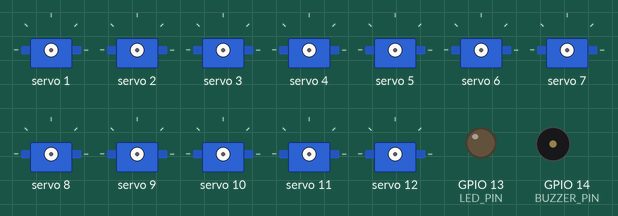
Recording of a sketch running on a simulated ESP32. Parts: 12 × servo, output pins drawn as LEDs (lit = HIGH), buzzer (waves = sounding, pin HIGH). Storage starts empty; what the sketch prints to the serial monitor is not drawn.

Above: at 0.0 s.
At 5.0 s:
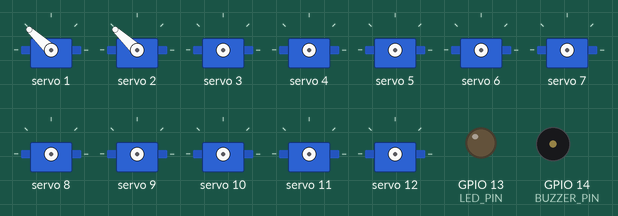
At 8.1 s:
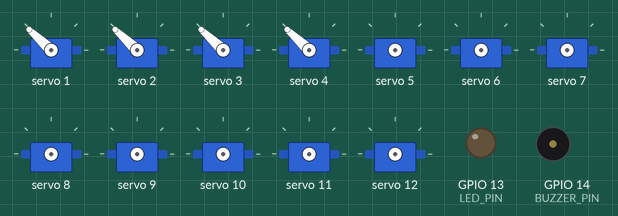
At 14.6 s:
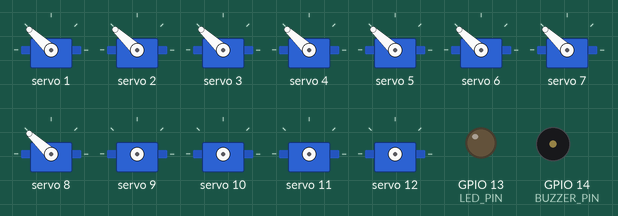
At 21.8 s:
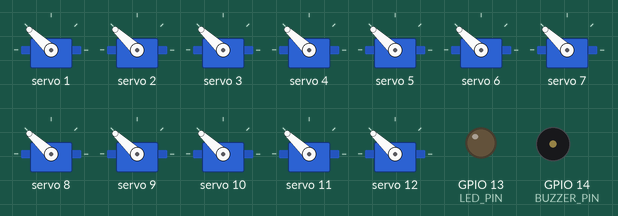
At 31.1 s:
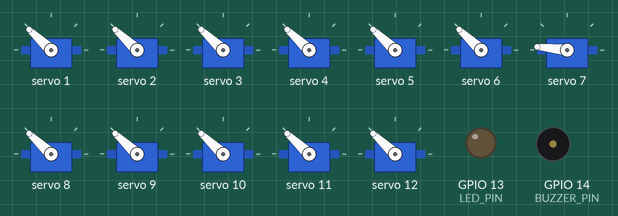
Timing chart, 0 to 32.6 s (numbered marks = the images above):
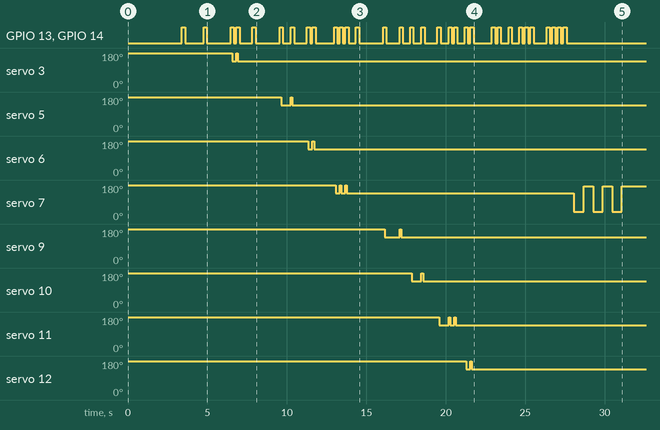

The sketch:

c_servos_tuner.ino
```cpp
/**********************************************************************
 * File       : c_servos_tuner.ino
 * Title      : Modular PCA9685 Servo Controller Shell (with MCP Logging)
 * Author     : Rudy Martin / Next Shift Consulting
 * Project    : Artemis DSAI 2025 Camp
 * Description: A reusable shell to test agent routines.
 *              Includes local SD + serial logging.
 *              Stub for WiFi NAS log included (commented).
 **********************************************************************/

#include <Wire.h>
#include <Adafruit_PWMServoDriver.h>
#include <SD.h>
#include <SPI.h>
// #include <WiFi.h>         // Uncomment when ready for NAS logging
// #include <HTTPClient.h>   // Uncomment for HTTP uploads

// --- Pin Configuration ---
const uint8_t SERVO_SDA   = 6;
const uint8_t SERVO_SCL   = 7;
const uint8_t BUZZER_PIN  = 14;
const uint8_t LED_PIN     = 13;

// --- SD Config (change as needed) ---
const int SD_CS_PIN = 10;  // or 5 or 4 depending on board

Adafruit_PWMServoDriver pwm = Adafruit_PWMServoDriver(0x40, Wire);

// --- Runtime State ---
bool stopFlag = false;

// --- Logging Options ---
bool LOG_TO_SERIAL = true;
bool LOG_TO_SD     = true;
bool LOG_TO_WIFI   = false;  // Enable when NAS ready

// --- MCP Stub: Log wrapper ---
void logEvent(const String& message) {
  if (LOG_TO_SERIAL) Serial.println("[LOG] " + message);

  if (LOG_TO_SD) {
    File logFile = SD.open("/servo_log.txt", FILE_APPEND);
    if (logFile) {
      logFile.println(message);
      logFile.close();
    }
  }

  // if (LOG_TO_WIFI) {
  //   HTTPClient http;
  //   http.begin("http://192.168.1.123/logs/upload");  // NAS IP + endpoint
  //   http.addHeader("Content-Type", "application/json");
  //   String payload = "{\"msg\": \"" + message + "\"}";
  //   int code = http.POST(payload);
  //   http.end();
  // }
}

uint16_t angleToPWM(float degrees) {
  const uint16_t minPulse = 120;  // pulse count for 0°
  const uint16_t maxPulse = 550;  // pulse count for 180°
  degrees = constrain(degrees, 0, 180);
  return map(degrees, 0, 180, minPulse, maxPulse);
}

void sweepChannel(uint8_t channel, uint8_t reps = 3, uint8_t angleA = 30, uint8_t angleB = 150, uint16_t delayMs = 600) {
  for (int i = 0; i < reps; i++) {
    pwm.setPWM(channel, 0, angleToPWM(angleA));
    delay(delayMs);
    pwm.setPWM(channel, 0, angleToPWM(angleB));
    delay(delayMs);
  }
  pwm.setPWM(channel, 0, 0);
}

// --- Routine Placeholder ---
void runSelectedRoutine();  // Hot-swappable routine
void runRoutine_sweep();
void playBinaryToneAndMove(uint8_t channel, uint8_t bits = 4, int onTime = 200, int offTime = 200);

void setup() {
  Serial.begin(115200);
  delay(500);
  Serial.println("📱 Serial connected.");

  pinMode(BUZZER_PIN, OUTPUT);
  pinMode(LED_PIN, OUTPUT);
  digitalWrite(BUZZER_PIN, LOW);
  digitalWrite(LED_PIN, LOW);

  Wire.begin(SERVO_SDA, SERVO_SCL);
  Wire.setClock(400000);

  pwm.begin();
  pwm.setPWMFreq(50);
  delay(100);

  if (LOG_TO_SD) {
    if (!SD.begin(SD_CS_PIN)) {
      Serial.println("⚠️ SD card init failed.");
      LOG_TO_SD = false;
    } else {
      Serial.println("📂 SD card ready.");
    }
  }

  Serial.println("✅ System initialized. Running agent logic...\n");
  runSelectedRoutine();  // Main routine
}

void loop() {
  // Empty — handled in runSelectedRoutine()
}

/* ---------------------------------------------
 * Core Routine Shell (MCP agent entry)
 * --------------------------------------------- */
void runSelectedRoutine() {
  runRoutine_sweep();
}

/* ---------------------------------------------
 * Sweep Routine with Logging
 * --------------------------------------------- */
void runRoutine_sweep() {
  for (int ch = 0; ch < 16; ch++) {
    if (stopFlag) break;
    String msg = "Running channel " + String(ch);
    logEvent(msg);

    Serial.printf("🔁 Channel %02d\n", ch);
    playBinaryToneAndMove(ch);
    delay(300);
  }

  logEvent("✅ Routine finished");
  logEvent("🔄 CH07 Swing Test: 3x @ 120°");
  sweepChannel(7, 3, 30, 150);
}

/* ---------------------------------------------
 * Patterned Beep + Servo Motion by Binary Value
 * --------------------------------------------- */
void playBinaryToneAndMove(uint8_t channel, uint8_t bits, int onTime, int offTime) {
  Serial.printf("CH%02d → ", channel);
  for (int i = bits - 1; i >= 0; i--) {
    bool bit = (channel >> i) & 0x01;
    Serial.print(bit ? "1" : "0");

    if (bit) {
      digitalWrite(BUZZER_PIN, HIGH);
      digitalWrite(LED_PIN, HIGH);
      pwm.setPWM(channel, 0, 600);
      delay(onTime / 2);
      pwm.setPWM(channel, 0, 400);
      delay(onTime / 2);
      pwm.setPWM(channel, 0, 0);
      digitalWrite(BUZZER_PIN, LOW);
      digitalWrite(LED_PIN, LOW);
    } else {
      delay(offTime);
    }

    delay(150);  // Dramatic inter-bit spacing
  }
  Serial.println();
}
```
